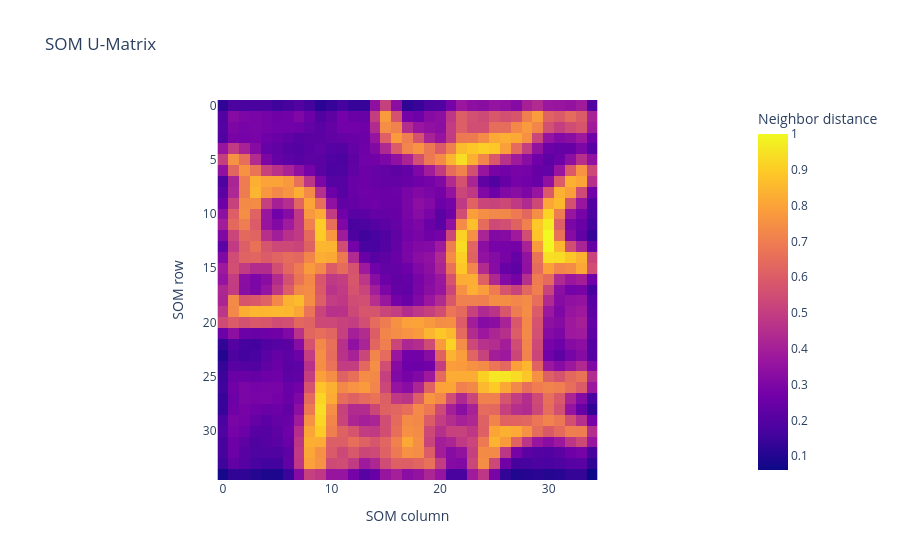

The notebook cell saved with this chart:
### Markdown cell above
## Plot the SOM U-Matrix

### Code cell
fig = px.imshow(
    u_matrix,
    labels=dict(
        x="SOM column",
        y="SOM row",
        color="Neighbor distance"
    ),
    title="SOM U-Matrix",
    aspect="equal"
)

fig.show()

### Figure 1 — Plotly figure (JSON) as saved in the notebook; plotly's stock layout.template omitted (floating-point values rounded to 4 significant figures; data arrays with more than 128 entries replaced by an {"elided": "..."} marker saying what was removed)
{"data": [{"coloraxis": "coloraxis", "hovertemplate": "SOM column: %{x}<br>SOM row: %{y}<br>Neighbor distance: %{z}<extra></extra>", "name": "0", "type": "heatmap", "xaxis": "x", "yaxis": "y", "z": {"elided": "35x35 float values"}}], "layout": {"coloraxis": {"colorbar": {"title": {"text": "Neighbor distance"}}, "colorscale": [[0, "#0d0887"], [0.1111, "#46039f"], [0.2222, "#7201a8"], [0.3333, "#9c179e"], [0.4444, "#bd3786"], [0.5556, "#d8576b"], [0.6667, "#ed7953"], [0.7778, "#fb9f3a"], [0.8889, "#fdca26"], [1, "#f0f921"]]}, "title": {"text": "SOM U-Matrix"}, "xaxis": {"anchor": "y", "constrain": "domain", "domain": [0, 1], "scaleanchor": "y", "title": {"text": "SOM column"}}, "yaxis": {"anchor": "x", "autorange": "reversed", "constrain": "domain", "domain": [0, 1], "title": {"text": "SOM row"}}}}
